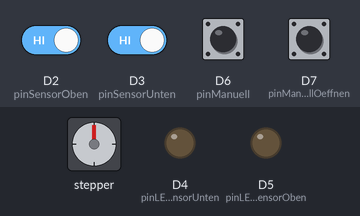
Recording of a sketch running on a simulated Arduino Zero (SAMD21). On the bench: stepper motor, output pins drawn as LEDs (lit = HIGH). Inputs (shaded band) come from the test bench; at power-on: D2 (pinSensorOben), D3 (pinSensorUnten), D6 (pinManuell), D7 (pinManuellOeffnen) HIGH. The local clock reads 2024-03-15 10:24:30 at power-on unless the sketch sets it; stepper angles assume 2048 steps per turn.

Above: at 1.2 s.
1.3 s: D6 (pinManuell) pulled LOW for 0.15 s
At 1.95 s:
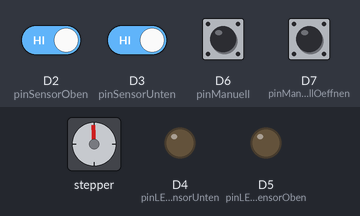
4.3 s: D3 (pinSensorUnten) driven LOW
At 5.2 s:
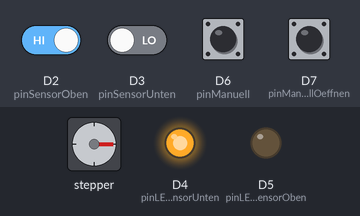
6.3 s: D2 (pinSensorOben) driven LOW
At 7.5 s:
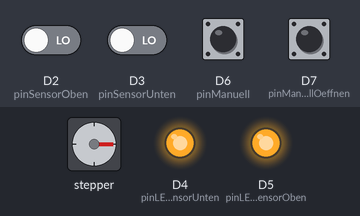
7.8 s: D3 (pinSensorUnten) driven HIGH
At 9.0 s:
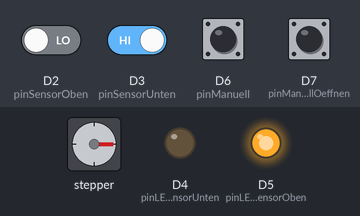
9.3 s: D6 (pinManuell) pulled LOW for 1 s
At 9.77 s:
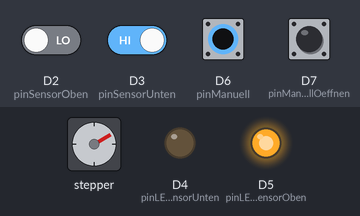
12.3 s: D2 (pinSensorOben) driven HIGH
At 12.6 s:
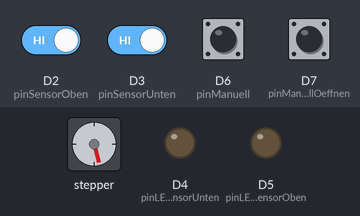
Timing chart, 0 to 18.9 s (numbered marks = the images above; inputs shaded):
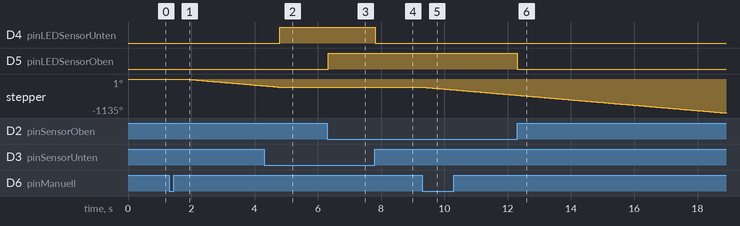

The sketch:

ChickenDoor.ino
```cpp
//Externe Bibliotheken laden
//
#include <Stepper.h> // Schrittmotor
#include <Wire.h> // I2C fuer Echtzeituhr
#include "RTClib.h" // Echtzeituhr


//Variabeln
//
const int SchliessZeitStunde = 22;
const int SchliessZeitMinute = 0;

const int OeffnungsZeitStunde = 6;
const int OeffnungsZeitMinute = 0;


byte state = 1; //offen 1, oeffnen 2, geschlossen 3, schliessen 4, fehler 5

const int maxStepperMillis = 180 * 1000; // maximale Motorlaufzeit in ms


unsigned long currentMillis = millis();
unsigned long lastLEDTime = currentMillis;
unsigned long lastStateTime = currentMillis;
unsigned long stepperStartMillis = currentMillis;

//PIN belegung
//
const byte pinStepperIN1 = 8; // Stepper
const byte pinStepperIN2 = 10;
const byte pinStepperIN3 = 9;
const byte pinStepperIN4 = 11;

const byte pinLEDSensorUnten = 4;
const byte pinLEDSensorOben = 5;

const byte pinSensorUnten = 3;
const byte pinSensorOben = 2;

const byte pinManuell = 6;
const byte pinManuellOeffnen = 7;


//Echtzeituhr eventuell loeschen ?
//
#if defined(ARDUINO_ARCH_SAMD)
// for Zero, output on USB Serial console, remove line below if using programming port to program the Zero!
   #define Serial SerialUSB
#endif
RTC_PCF8523 rtc;

//Schritmotor
//
const int stepsPerRevolution = 2048;
Stepper myStepper(stepsPerRevolution, pinStepperIN1, pinStepperIN2, pinStepperIN3, pinStepperIN4);


//
//
void setup()
{
  myStepper.setSpeed(15);

  #ifndef ESP8266
  while (!Serial); // for Leonardo/Micro/Zero
  #endif

  Serial.begin(57600);
  if (! rtc.begin()) {
    Serial.println("Couldn't find RTC");
    while (1);
  }

  if (! rtc.initialized()) {
    Serial.println("RTC is NOT running!");
    rtc.adjust(DateTime(F(__DATE__), F(__TIME__)));
  }


  pinMode(pinSensorUnten, INPUT_PULLUP);
  pinMode(pinSensorOben, INPUT_PULLUP);
  pinMode(pinManuell, INPUT_PULLUP);
  pinMode(pinManuellOeffnen, INPUT_PULLUP);

  pinMode(pinLEDSensorUnten, OUTPUT);
  pinMode(pinLEDSensorOben, OUTPUT);
}


void loop() {
  currentMillis = millis();

  if(digitalRead(pinManuell) == LOW) { // Manueller modus

    if(digitalRead(pinManuellOeffnen) == HIGH) { state = 4; } //schliessen
    else { state = 2; } //oeffnen

    stepperStartMillis = currentMillis;
  }


  if(currentMillis - lastStateTime > 900)
  {
    lastStateTime = currentMillis;

    switch(state) {
      case 1:
        offen();
        break;

      case 2:
        oeffnen();
        break;

      case 3:
        geschlossen();
        break;

      case 4:
        schliessen();
        break;

      case 5:
        fehler();
        break;
    }
  }

  //LED Status Anzeige
  if(currentMillis - lastLEDTime > 50)
  {
    lastLEDTime = currentMillis;
    LEDAnzeige();
  }
}
```

Funktionen.ino
```cpp
void oeffnen() { // state 2

  if(digitalRead(pinSensorOben) == HIGH) {

    if((currentMillis - stepperStartMillis) < maxStepperMillis) {

      myStepper.step(stepsPerRevolution*15/60); // Stepper 1 s laufen lassen
    }

    else {
      state = 5; //Fehler
    }
  }

  else {
    state = 1; // Offen
  }

  // Motor ausschalten
  motorAus();
}


void offen() { // state 1

  if(digitalRead(pinManuell) == HIGH and ((rtc.now().hour() >= SchliessZeitStunde and rtc.now().minute() >= SchliessZeitMinute) or (rtc.now().hour() < OeffnungsZeitStunde and rtc.now().minute() < OeffnungsZeitMinute))) {
    stepperStartMillis = currentMillis;
    state = 4; //schliessen
  }
}

void schliessen() { // state 4
  if(digitalRead(pinSensorUnten) == HIGH) {

    if(currentMillis - stepperStartMillis < maxStepperMillis) {

      myStepper.step(-stepsPerRevolution*15/60); // Stepper 1 s laufen lassen
    }

    else {
      state = 5; // Fehler
    }
  }
  else {
    state = 3; // geschlossen
  }

  // Motor ausschalten
  motorAus();
}


void geschlossen() { // state  3

  if((digitalRead(pinManuell) == HIGH) and (rtc.now().hour() >= OeffnungsZeitStunde and rtc.now().minute() >= OeffnungsZeitMinute) and (rtc.now().hour() < SchliessZeitStunde and rtc.now().minute() < SchliessZeitMinute)) {
    stepperStartMillis = currentMillis;
    state = 2; // oeffnen
  }
}


void fehler() { // state 5
  // Motor ausschalten
  motorAus();
}


void motorAus(){
  digitalWrite(8,LOW);
  digitalWrite(9,LOW);
  digitalWrite(10,LOW);
  digitalWrite(11,LOW);
}

// Dient zur viesuellen Anzeige per LED ob ein MagnetSchalter aktiviert ist.

// Der MagnetSchalter hat einen Kontakt mit GND verbunden und den anderen mit dem Pin pinSensorUnten/pinSensorOben.
// Der Pin pinSensorUnten/pinSensorOben ist standardmaessig HIGH (INPUT_PULLUP)
// Falls ein Magnet beim Sensor ist, verbindet dieser die beiden Kontakte.
// Also: pdigitalRead(inSensorUnten) == LOW bedeutet, dass das Magnet beim Sensor ist.
void LEDAnzeige() {

  if(digitalRead(pinSensorUnten) == LOW) { //Magnet Sensor Unten
    digitalWrite(pinLEDSensorUnten, HIGH);
  }
  else {
    digitalWrite(pinLEDSensorUnten, LOW);
  }


  if(digitalRead(pinSensorOben) == LOW) { //Magnet Sensor Oben
    digitalWrite(pinLEDSensorOben, HIGH);
  }
  else {
    digitalWrite(pinLEDSensorOben, LOW);
  }
}
```

Measured:
- after the input at 1.3 s, stepper: keeps turning counter-clockwise at about 91°/s, starting after 0.50 s
- after the input at 4.3 s, D4 (pinLEDSensorUnten): LOW → HIGH after 0.50 s; stepper: goes on until 4.8 s, then stays -270°
- after the input at 6.3 s, D5 (pinLEDSensorOben): LOW → HIGH at once
- after the input at 7.8 s, D4 (pinLEDSensorUnten): HIGH → LOW at once
- after the input at 9.3 s, stepper: keeps turning counter-clockwise at about 91°/s, starting at once
- after the input at 12.3 s, D5 (pinLEDSensorOben): HIGH → LOW at once
